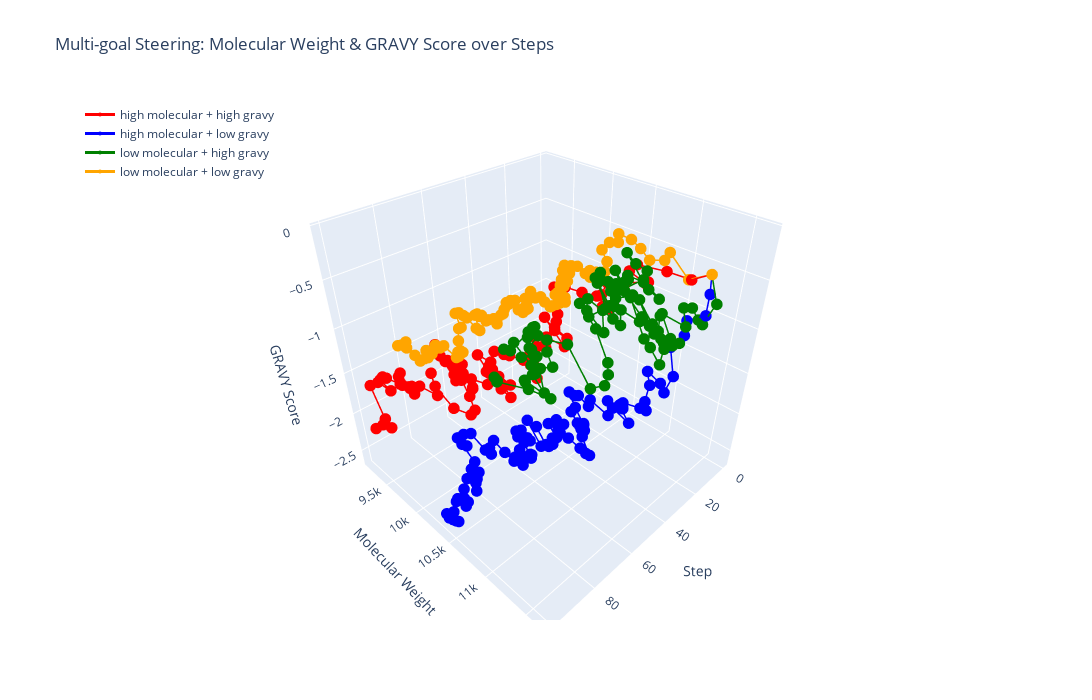

Notebook cell for this chart:
### Code cell
import pandas as pd
import plotly.graph_objects as go

# Load CSV
df = pd.read_csv("multi_goal_steering.csv")

# Create a Plotly 3D scatter plot with lines
fig = go.Figure()

# Define a color map for the labels
color_map = {
    label: color for label, color in zip(
        df["label"].unique(), ["red", "blue", "green", "orange"]
    )
}

# Add one trace per label
for label in df["label"].unique():
    subset = df[df["label"] == label].sort_values(by="step")
    fig.add_trace(
        go.Scatter3d(
            x=subset["step"],
            y=subset["molecular_weight"],
            z=subset["positive_gravy"],
            mode='lines+markers',
            marker=dict(size=4),
            line=dict(width=3, color=color_map[label]),
            name=label
        )
    )

# Set layout
fig.update_layout(
    width=1200,
    height=700,
    scene=dict(
        xaxis_title='Step',
        yaxis_title='Molecular Weight',
        zaxis_title='GRAVY Score',
    ),
    title="Multi-goal Steering: Molecular Weight & GRAVY Score over Steps",
    legend=dict(x=0, y=1)
)

# Show the interactive plot
fig.show()
